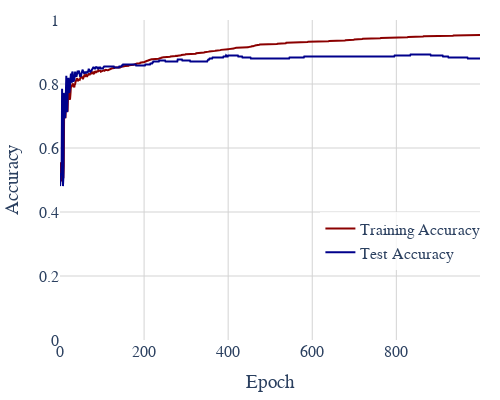

Here is the notebook cell this chart was saved with:
### Code cell
fig = go.Figure()
fig.add_trace(go.Scatter(x=list(range(epochs)), y=train_accs, name='Training Accuracy', line=dict(color='darkred', width=2)))
fig.add_trace(go.Scatter(x=list(range(epochs)), y=test_accs, name='Test Accuracy', line=dict(color='darkblue', width=2)))
fig.update_layout(plot_bgcolor='white', paper_bgcolor='white', font=dict(family='Computer Modern', size=16), xaxis=dict(title='Epoch', gridcolor='lightgray', showgrid=True, zeroline=False), yaxis=dict(title='Accuracy', gridcolor='lightgray', showgrid=True, zeroline=False, range=[0, 1]), legend=dict(x=0.02, y=0.98, bgcolor='rgba(255, 255, 255, 0.8)'), margin=dict(l=60, r=20, t=20, b=60))
# size
fig.update_layout(width=500, height=400)
# legend on bottom right
fig.update_layout(legend=dict(x=0.62, y=0.22))
fig.show()

### Figure 1 — Plotly figure (JSON) as saved in the notebook; plotly's stock layout.template omitted (floating-point values rounded to 4 significant figures; data arrays with more than 128 entries replaced by an {"elided": "..."} marker saying what was removed)
{"data": [{"line": {"color": "darkred", "width": 2}, "name": "Training Accuracy", "type": "scatter", "x": {"elided": "1000 int values"}, "y": {"elided": "1000 float values"}}, {"line": {"color": "darkblue", "width": 2}, "name": "Test Accuracy", "type": "scatter", "x": {"elided": "1000 int values"}, "y": {"elided": "1000 float values"}}], "layout": {"font": {"family": "Computer Modern", "size": 16}, "height": 400, "legend": {"bgcolor": "rgba(255, 255, 255, 0.8)", "x": 0.62, "y": 0.22}, "margin": {"b": 60, "l": 60, "r": 20, "t": 20}, "paper_bgcolor": "white", "plot_bgcolor": "white", "width": 500, "xaxis": {"gridcolor": "lightgray", "showgrid": true, "title": {"text": "Epoch"}, "zeroline": false}, "yaxis": {"gridcolor": "lightgray", "range": [0, 1], "showgrid": true, "title": {"text": "Accuracy"}, "zeroline": false}}}
